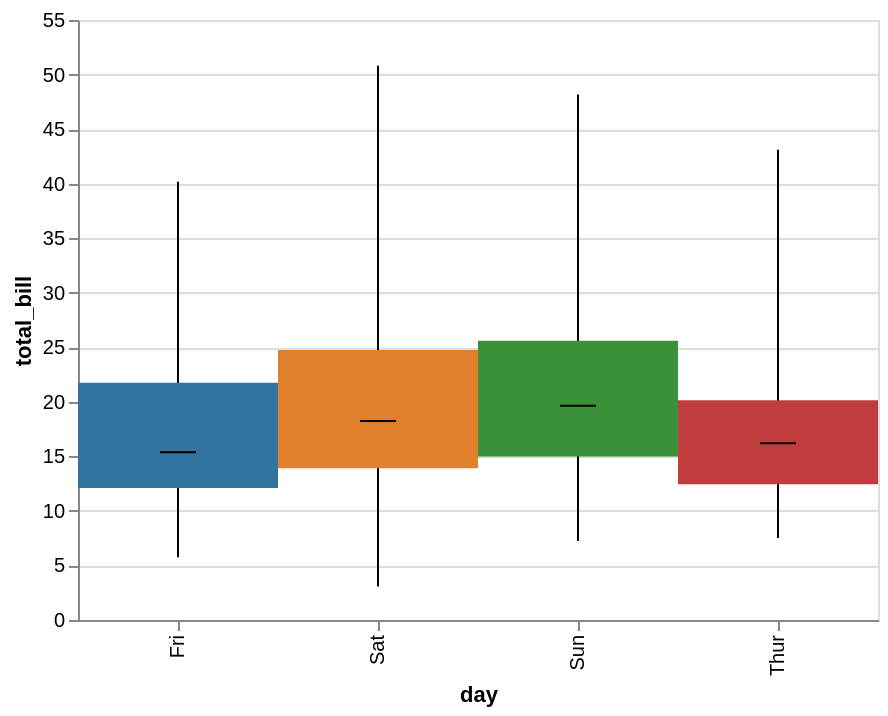

Write a Vega-Lite specification for this figure.
### Vega-Lite specification from a JSON file in a GitHub repository (floating-point values rounded to 4 significant figures; data arrays with more than 128 entries replaced by an {"elided": "..."} marker saying what was removed)
{"$schema": "https://vega.github.io/schema/vega-lite/v5.json", "config": {"range": {"category": ["rgba(49,115,161,1)", "rgba(224,128,44,1)", "rgba(58,145,58,1)", "rgba(192,60,61,1)", "rgba(147,113,178,1)", "rgba(131,91,83,1)", "rgba(213,132,188,1)", "rgba(127,127,127,1)", "rgba(168,169,53,1)", "rgba(45,171,184,1)"]}, "view": {"height": 300, "width": 400}}, "data": {"values": {"elided": "244 records"}}, "layer": [{"encoding": {"x": {"field": "day", "type": "nominal"}, "y": {"aggregate": "min", "field": "total_bill", "type": "quantitative"}, "y2": {"aggregate": "max", "field": "total_bill", "type": "quantitative"}}, "mark": "rule"}, {"encoding": {"color": {"field": "day", "legend": null, "type": "nominal"}, "x": {"field": "day", "type": "nominal"}, "y": {"aggregate": "q1", "axis": {"title": "total_bill"}, "field": "total_bill", "type": "quantitative"}, "y2": {"aggregate": "q3", "field": "total_bill", "type": "quantitative"}}, "mark": "bar"}, {"encoding": {"x": {"field": "day", "type": "nominal"}, "y": {"aggregate": "median", "field": "total_bill", "type": "quantitative"}}, "mark": {"color": "black", "size": 18, "type": "tick"}}]}
